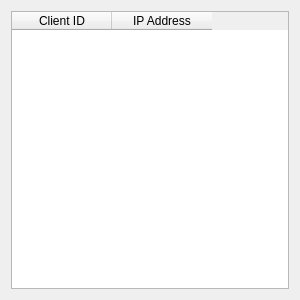
<?xml version="1.0" encoding="UTF-8"?>
<ui version="4.0">
 <class>Dialog</class>
 <widget class="QDialog" name="Dialog">
  <property name="geometry">
   <rect>
    <x>0</x>
    <y>0</y>
    <width>300</width>
    <height>300</height>
   </rect>
  </property>
  <property name="minimumSize">
   <size>
    <width>300</width>
    <height>300</height>
   </size>
  </property>
  <property name="windowTitle">
   <string>Buzzer - Server</string>
  </property>
  <layout class="QGridLayout" name="gridLayout">
   <item row="0" column="0">
    <widget class="QTableWidget" name="clients">
     <property name="editTriggers">
      <set>QAbstractItemView::NoEditTriggers</set>
     </property>
     <property name="alternatingRowColors">
      <bool>true</bool>
     </property>
     <property name="selectionMode">
      <enum>QAbstractItemView::NoSelection</enum>
     </property>
     <column>
      <property name="text">
       <string>Client ID</string>
      </property>
     </column>
     <column>
      <property name="text">
       <string>IP Address</string>
      </property>
     </column>
    </widget>
   </item>
  </layout>
 </widget>
 <resources/>
 <connections/>
</ui>
